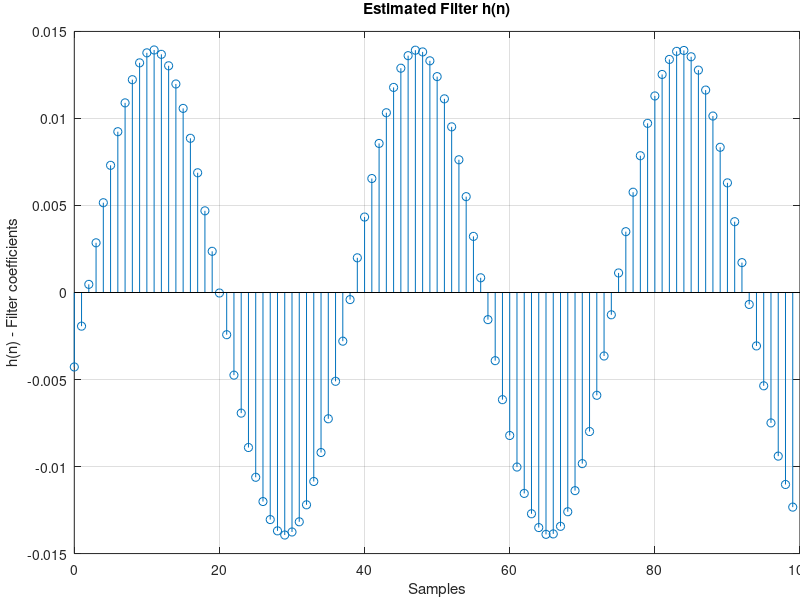

The MATLAB source for this figure:
close all;
clc;


h_100 = [-.0124348;
        -.0111569;
        -.00954687;
        -.00765314;
        -.00553092;
        -.00324437;
        -.000860941;
        .00154814;
        .00391112;
        .00615751;
        .00822093;
        .0100391;
        .0115583;
        .0127329;
        .0135287;
        .0139219;
        .0139003;
        .0134648;
        .0126279;
        .0114148;
        .00986218;
        .00801591;
        .00593092;
        .00366916;
        .00129801;
        -.00111169;
        -.00348835;
        -.00576101;
        -.00786267;
        -.00972894;
        -.0113065;
        -.0125465;
        -.0134142;
        -.0138814;
        -.0139351;
        -.0135742;
        -.0128095;
        -.0116621;
        -.0101685;
        -.00837119;
        -.00632522;
        -.00409057;
        -.00173433;
        .000673685;
        .00306174;
        .00535849;
        .00749562;
        .0094095;
        .0110429;
        .0123483;
        .0132853;
        .0138269;
        .0139566;
        .0136703;
        .0129773;
        .0118979;
        .0104639;
        .00871852;
        .00671314;
        .00450808;
        .00216878;
        -.000235228;
        -.00263219;
        -.00495067;
        -.00712183;
        -.00908063;
        -.0107694;
        -.0121372;
        -.0131439;
        -.0137585;
        -.0139639;
        -.0137531;
        -.0131329;
        -.0121216;
        -.0107491;
        -.00905681;
        -.00709453;
        -.00492114;
        -.00260098;
        -.000203524;
        .00220007;
        .00453811;
        .00674099;
        .00874286;
        .0104849;
        .0119146;
        .0129891;
        .0136768;
        .0139574;
        .0138223;
        .0132757;
        .0123333;
        .0110237;
        .00938565;
        .00746896;
        .00532933;
        .00303088;
        .000642177;
        -.00176562;
        -.00412071];

h_10 = [.222719;
        .19095;
        .153498;
        .111481;
        .0661429;
        .0188286;
        -.0290504;
        -.0760709;
        -.120837;
        -.162014];

%------------------------reset------------------------
h_10_2 = [.217072;
        .186085;
        .149561;
        .108572;
        .064356;
        .0182208;
        -.028456;
        -.0742842;
        -.117904;
        -.158007];

h_100_2 = [-.0123312;
        -.0110309;
        -.00940186;
        -.00749332;
        -.00536137;
        -.00306982;
        -.000686803;
        .00171665;
        .00406889;
        .00630002;
        .00834379;
        .0101389;
        .0116318;
        .0127781;
        .0135442;
        .013907;
        .0138555;
        .0133919;
        .0125286;
        .011293;
        .00972045;
        .00785863;
        .00576246;
        .00349512;
        .00112351;
        -.00128161;
        -.00364845;
        -.00590668;
        -.00798902;
        -.00983365;
        -.0113849;
        -.0125976;
        -.0134352;
        -.0138718;
        -.0138961;
        -.0135066;
        -.012714;
        -.0115439;
        -.0100292;
        -.00821613;
        -.00615819;
        -.00391708;
        -.00155916;
        .000845145;
        .00322435;
        .0055074;
        .00762657;
        .00951861;
        .011127;
        .0124043;
        .0133117;
        .0138231;
        .0139225;
        .0136078;
        .0128874;
        .0117835;
        .0103281;
        .00856541;
        .00654801;
        .00433518;
        .00199334;
        -.000407901;
        -.00279704;
        -.00510256;
        -.00725655;
        -.00919397;
        -.0108582;
        -.0121987;
        -.0131756;
        -.0137605;
        -.0139357;
        -.0136956;
        -.0130478;
        -.0120112;
        -.0106172;
        -.00890667;
        -.00693099;
        -.00474895;
        -.00242546;
        -2.98007e-5;
        .0023668;
        .00469296;
        .00687937;
        .00886075;
        .0105784;
        .0119811;
        .0130268;
        .0136843;
        .0139349;
        .0137701;
        .0131953;
        .0122275;
        .0108953;
        .00923917;
        .00730743;
        .00515831;
        .0028553;
        .000467553;
        -.00193418;
        -.00427848];


%% Question 4

f_s = 16000;    % Hz
h = flipud(h_100_2);
[H,w] = freqz(h,1,512,f_s); %'whole',


figure('Color','white')
stem(0:numel(h)-1, h); grid on;
xlabel 'Samples', ylabel 'h(n) - Filter coefficients', title 'Estimated Filter h(n)'
set(gca,'LooseInset',get(gca,'TightInset'))

% figure('Color','white');
% subplot(2,1,1);
% plot(w/f_s,20*log10(abs(H))); grid on;
% xlabel 'Normalized Frequency (\times \pi [rad/sample])', ylabel 'Magnitude (dB)', title 'Estimated Filter H(w)'
% subplot(2,1,2)
% plot(w/f_s, 180/pi*wrapToPi(angle(H))); grid on;
% xlabel 'Normalized Frequency (\times \pi [rad/sample])', ylabel 'Phase (degrees)'
% set(gca,'LooseInset',get(gca,'TightInset'))